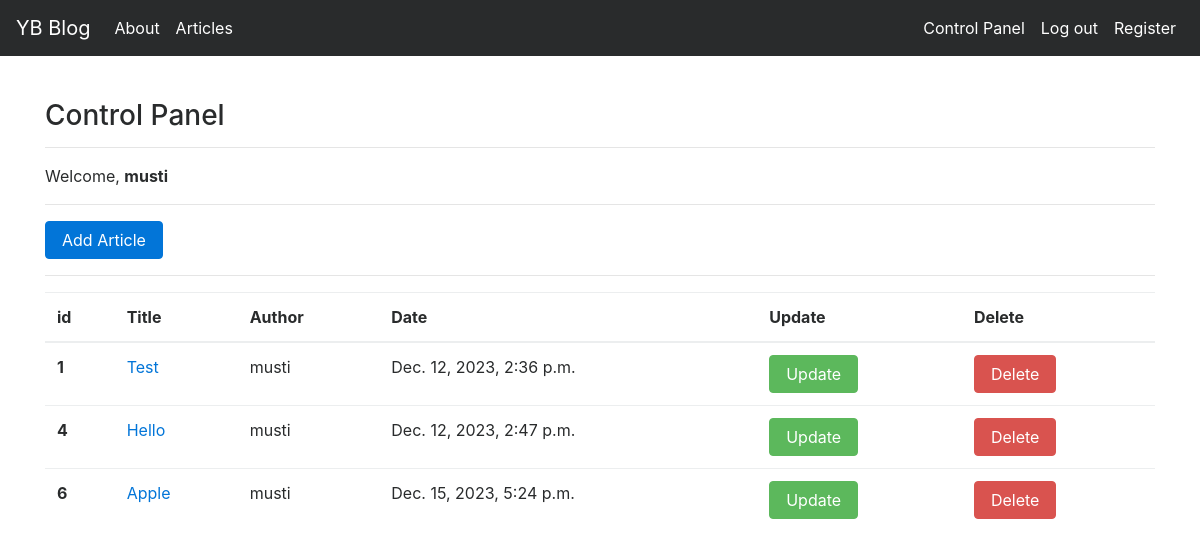
Screenshot of /articles/dashboard/ (signed in) with the database file from the repository.
### article/models.py (models this page shows, shortened)
class Article(models.Model):
    author = models.ForeignKey('auth.User', on_delete=models.CASCADE)
    title = models.CharField(max_length=50)
    contet= RichTextField()
    created_date = models.DateTimeField(auto_now_add=True)
    article_image = models.FileField(blank = True,null = True,verbose_name="Add Image")

### article/views.py (the view)
# urls.py: path('dashboard/',views.dashboard,name='dashboard'),
@login_required(login_url="user:login")
def dashboard(request):
    articles=Article.objects.filter(author=request.user)
    context={
        'articles':articles
    }
    return render(request,'dashboard.html',context)

### templates/dashboard.html
{% extends "layout.html" %}
{% block body %}
    <h3> Control Panel </h3>
    <hr>
    <p>
        Welcome, <b>{{ request.user.username }}</b>
    </p>
    <hr>
    <a class="btn btn-primary" href="/articles/addarticle">Add Article</a>
    <hr>
    {% if articles %}
        <table class="table">
    <thead>
        <tr>
        <th scope="col">id</th>
        <th scope="col">Title</th>
        <th scope="col">Author</th>
        <th scope="col">Date</th>
        <th scope="col">Update</th>
        <th scope="col">Delete</th>
        </tr>
    </thead>
    <tbody>
        {% for article in articles %}
        <tr>
        <th scope="row">{{ article.id }}</th>
        <td><a href="{% url 'article:detail' article.id %}"> {{ article.title }} </a></td>
        <td>{{ article.author.username }}</td>
        <td>{{ article.created_date }}</td>
        <td><a class="btn btn-success" href="{% url 'article:update' article.id %}">Update</a></td>
        <td><a class="btn btn-danger" href="{% url 'article:delete' article.id %}">Delete</a></td>
        </tr>
        {% endfor %}
    </tbody>
    </table>
    {% else %}
        <div class="alert alert-danger">
            No articles found...
        </div>
    {% endif %}
{% endblock body %}

### rows the page displays
Article: id "1", title "Test", author.username "musti", created_date "Dec. 12, 2023, 2:36 p.m."
Article: id "4", title "Hello", author.username "musti", created_date "Dec. 12, 2023, 2:47 p.m."
Article: id "6", title "Apple", author.username "musti", created_date "Dec. 15, 2023, 5:24 p.m."

### other values shown
{{ request.user.username }} "musti"
